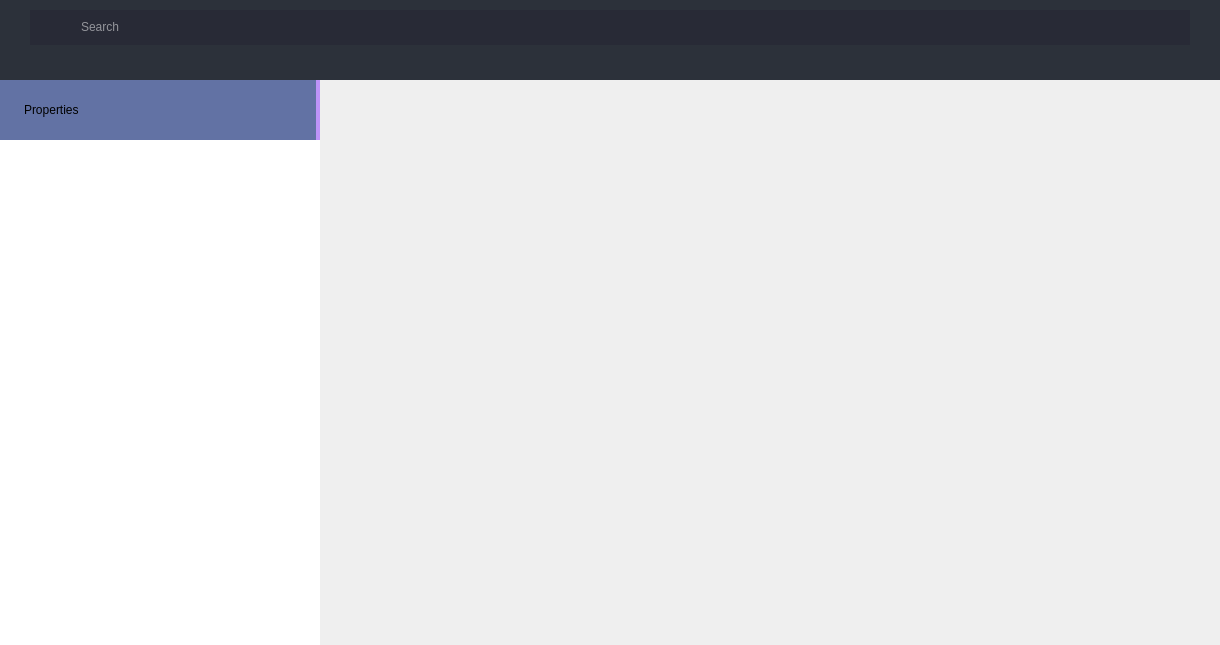
<?xml version="1.0" encoding="UTF-8"?>
<ui version="4.0">
 <class>PbrReferenceWidget</class>
 <widget class="QWidget" name="PbrReferenceWidget">
  <property name="geometry">
   <rect>
    <x>0</x>
    <y>0</y>
    <width>1220</width>
    <height>645</height>
   </rect>
  </property>
  <property name="minimumSize">
   <size>
    <width>0</width>
    <height>0</height>
   </size>
  </property>
  <property name="windowTitle">
   <string>Form</string>
  </property>
  <property name="styleSheet">
   <string notr="true">/* ////////////////////////////////////////////////////////////
MATERIAL REFERENCE */
.QLabel {
	
	font: 600 12pt &quot;Exo SemiBold&quot;;
}

#materialTopFrame { background-color: rgb(44, 49, 58); }

#searchContainer {
	background-color: rgb(40, 42, 54);
	border-radius: 1em;
}
#searchContainer:hover {
	border: 2px solid rgb(50, 52, 64);
}
#searchContainer  .QLineEdit {
	color: #ffffff;
	background-color: rgb(40, 42, 54);
	border: none;
	
}

#searchContainer .QPushButton {
	/* background-color: rgb(40, 42, 54); */
	border-radius: 12px;
	background-position: center;
    background-repeat: no-repeat;
}
#searchContainer .QPushButton:hover { 
	background-color: rgb(144, 149, 157); 
	border-style: solid; 
	color: rgb(170, 0, 0);
}
#searchContainer .QPushButton:pressed { 
	background-color: rgb(139, 233, 253); 
	border-style: solid; 
}

/* ///////////////////////////////////////// 
Material List Frame */
#materialPropFrame {
	background-color: #44475A;
	border-right: 4px solid #BD93F9;
}

#propertiesTitleFrame {
	background-color: rgb(98, 114, 164);
	border-bottom: 0px solid #282A36;
	margin-right: 4px;
	padding-left: 15px;
}</string>
  </property>
  <layout class="QVBoxLayout" name="verticalLayout_11">
   <property name="spacing">
    <number>0</number>
   </property>
   <property name="leftMargin">
    <number>0</number>
   </property>
   <property name="topMargin">
    <number>0</number>
   </property>
   <property name="rightMargin">
    <number>0</number>
   </property>
   <property name="bottomMargin">
    <number>0</number>
   </property>
   <item>
    <widget class="QStackedWidget" name="PbrStackedWidget">
     <property name="currentIndex">
      <number>0</number>
     </property>
     <widget class="QWidget" name="pbrMainPage">
      <layout class="QVBoxLayout" name="verticalLayout">
       <property name="spacing">
        <number>0</number>
       </property>
       <property name="leftMargin">
        <number>0</number>
       </property>
       <property name="topMargin">
        <number>0</number>
       </property>
       <property name="rightMargin">
        <number>0</number>
       </property>
       <property name="bottomMargin">
        <number>0</number>
       </property>
       <item>
        <widget class="QFrame" name="materialTopFrame">
         <property name="sizePolicy">
          <sizepolicy hsizetype="Preferred" vsizetype="Preferred">
           <horstretch>0</horstretch>
           <verstretch>0</verstretch>
          </sizepolicy>
         </property>
         <property name="minimumSize">
          <size>
           <width>0</width>
           <height>80</height>
          </size>
         </property>
         <layout class="QVBoxLayout" name="verticalLayout_27">
          <property name="spacing">
           <number>0</number>
          </property>
          <property name="leftMargin">
           <number>0</number>
          </property>
          <property name="topMargin">
           <number>0</number>
          </property>
          <property name="rightMargin">
           <number>0</number>
          </property>
          <property name="bottomMargin">
           <number>0</number>
          </property>
          <item>
           <widget class="QFrame" name="searchFrame">
            <property name="minimumSize">
             <size>
              <width>0</width>
              <height>55</height>
             </size>
            </property>
            <property name="maximumSize">
             <size>
              <width>16777215</width>
              <height>16777215</height>
             </size>
            </property>
            <layout class="QHBoxLayout" name="horizontalLayout_12">
             <property name="spacing">
              <number>0</number>
             </property>
             <property name="leftMargin">
              <number>30</number>
             </property>
             <property name="topMargin">
              <number>10</number>
             </property>
             <property name="rightMargin">
              <number>30</number>
             </property>
             <property name="bottomMargin">
              <number>10</number>
             </property>
             <item>
              <widget class="QFrame" name="searchContainer">
               <property name="focusPolicy">
                <enum>Qt::FocusPolicy::NoFocus</enum>
               </property>
               <property name="styleSheet">
                <string notr="true"/>
               </property>
               <layout class="QHBoxLayout" name="horizontalLayout_13">
                <property name="spacing">
                 <number>10</number>
                </property>
                <property name="leftMargin">
                 <number>15</number>
                </property>
                <property name="topMargin">
                 <number>0</number>
                </property>
                <property name="rightMargin">
                 <number>15</number>
                </property>
                <property name="bottomMargin">
                 <number>0</number>
                </property>
                <item>
                 <widget class="QPushButton" name="searchBtn">
                  <property name="minimumSize">
                   <size>
                    <width>24</width>
                    <height>24</height>
                   </size>
                  </property>
                  <property name="maximumSize">
                   <size>
                    <width>24</width>
                    <height>24</height>
                   </size>
                  </property>
                  <property name="cursor">
                   <cursorShape>PointingHandCursor</cursorShape>
                  </property>
                  <property name="styleSheet">
                   <string notr="true">background-image: url(:/icons/resources/icons/cil-magnifying-glass.png);
border: none;
</string>
                  </property>
                  <property name="text">
                   <string/>
                  </property>
                  <property name="iconSize">
                   <size>
                    <width>20</width>
                    <height>20</height>
                   </size>
                  </property>
                 </widget>
                </item>
                <item>
                 <widget class="QLineEdit" name="searchLineEdit">
                  <property name="enabled">
                   <bool>false</bool>
                  </property>
                  <property name="placeholderText">
                   <string>Search</string>
                  </property>
                  <property name="clearButtonEnabled">
                   <bool>false</bool>
                  </property>
                 </widget>
                </item>
                <item>
                 <widget class="QPushButton" name="cancelSearchBtn">
                  <property name="minimumSize">
                   <size>
                    <width>24</width>
                    <height>24</height>
                   </size>
                  </property>
                  <property name="maximumSize">
                   <size>
                    <width>24</width>
                    <height>24</height>
                   </size>
                  </property>
                  <property name="styleSheet">
                   <string notr="true">/* background-image : url(:/icons/resources/icons/icon_close_24.svg); */
image: url(:/icons/resources/icons/icon_close_24.svg);
border: none;</string>
                  </property>
                  <property name="text">
                   <string/>
                  </property>
                  <property name="iconSize">
                   <size>
                    <width>16</width>
                    <height>16</height>
                   </size>
                  </property>
                 </widget>
                </item>
               </layout>
              </widget>
             </item>
            </layout>
           </widget>
          </item>
          <item>
           <widget class="QFrame" name="filterFrame">
            <property name="maximumSize">
             <size>
              <width>16777215</width>
              <height>25</height>
             </size>
            </property>
            <layout class="QHBoxLayout" name="horizontalLayout_6"/>
           </widget>
          </item>
         </layout>
        </widget>
       </item>
       <item>
        <widget class="QWidget" name="materialBotFrame" native="true">
         <property name="sizePolicy">
          <sizepolicy hsizetype="Preferred" vsizetype="Expanding">
           <horstretch>0</horstretch>
           <verstretch>0</verstretch>
          </sizepolicy>
         </property>
         <layout class="QHBoxLayout" name="horizontalLayout_2">
          <property name="spacing">
           <number>0</number>
          </property>
          <property name="leftMargin">
           <number>0</number>
          </property>
          <property name="topMargin">
           <number>0</number>
          </property>
          <property name="rightMargin">
           <number>0</number>
          </property>
          <property name="bottomMargin">
           <number>0</number>
          </property>
          <item>
           <widget class="QFrame" name="materialPropFrame">
            <property name="minimumSize">
             <size>
              <width>240</width>
              <height>0</height>
             </size>
            </property>
            <property name="maximumSize">
             <size>
              <width>320</width>
              <height>16777215</height>
             </size>
            </property>
            <layout class="QVBoxLayout" name="verticalLayout_2">
             <property name="spacing">
              <number>0</number>
             </property>
             <property name="leftMargin">
              <number>0</number>
             </property>
             <property name="topMargin">
              <number>0</number>
             </property>
             <property name="rightMargin">
              <number>0</number>
             </property>
             <property name="bottomMargin">
              <number>0</number>
             </property>
             <item>
              <widget class="QFrame" name="propertiesTitleFrame">
               <property name="minimumSize">
                <size>
                 <width>0</width>
                 <height>60</height>
                </size>
               </property>
               <layout class="QVBoxLayout" name="verticalLayout_4">
                <property name="spacing">
                 <number>0</number>
                </property>
                <item>
                 <widget class="QLabel" name="propertiesLabel">
                  <property name="sizePolicy">
                   <sizepolicy hsizetype="Preferred" vsizetype="Preferred">
                    <horstretch>0</horstretch>
                    <verstretch>0</verstretch>
                   </sizepolicy>
                  </property>
                  <property name="styleSheet">
                   <string notr="true"/>
                  </property>
                  <property name="text">
                   <string>Properties</string>
                  </property>
                  <property name="alignment">
                   <set>Qt::AlignmentFlag::AlignLeading|Qt::AlignmentFlag::AlignLeft|Qt::AlignmentFlag::AlignVCenter</set>
                  </property>
                 </widget>
                </item>
               </layout>
              </widget>
             </item>
             <item>
              <widget class="QListWidget" name="matLibraryListWidget">
               <property name="maximumSize">
                <size>
                 <width>16777215</width>
                 <height>16777215</height>
                </size>
               </property>
               <property name="styleSheet">
                <string notr="true"/>
               </property>
               <property name="frameShape">
                <enum>QFrame::Shape::NoFrame</enum>
               </property>
               <property name="frameShadow">
                <enum>QFrame::Shadow::Raised</enum>
               </property>
               <property name="autoScroll">
                <bool>false</bool>
               </property>
               <property name="defaultDropAction">
                <enum>Qt::DropAction::IgnoreAction</enum>
               </property>
               <property name="alternatingRowColors">
                <bool>false</bool>
               </property>
               <property name="resizeMode">
                <enum>QListView::ResizeMode::Fixed</enum>
               </property>
               <property name="uniformItemSizes">
                <bool>true</bool>
               </property>
               <property name="selectionRectVisible">
                <bool>true</bool>
               </property>
               <property name="sortingEnabled">
                <bool>true</bool>
               </property>
              </widget>
             </item>
            </layout>
           </widget>
          </item>
          <item>
           <widget class="QFrame" name="materialDashFrame">
            <property name="sizePolicy">
             <sizepolicy hsizetype="Expanding" vsizetype="Preferred">
              <horstretch>0</horstretch>
              <verstretch>0</verstretch>
             </sizepolicy>
            </property>
            <layout class="QVBoxLayout" name="verticalLayout_5">
             <property name="spacing">
              <number>0</number>
             </property>
             <property name="leftMargin">
              <number>0</number>
             </property>
             <property name="topMargin">
              <number>0</number>
             </property>
             <property name="rightMargin">
              <number>0</number>
             </property>
             <property name="bottomMargin">
              <number>0</number>
             </property>
            </layout>
           </widget>
          </item>
         </layout>
        </widget>
       </item>
      </layout>
     </widget>
     <widget class="QWidget" name="splashPage">
      <layout class="QVBoxLayout" name="verticalLayout_10">
       <property name="spacing">
        <number>0</number>
       </property>
       <property name="leftMargin">
        <number>0</number>
       </property>
       <property name="topMargin">
        <number>0</number>
       </property>
       <property name="rightMargin">
        <number>0</number>
       </property>
       <property name="bottomMargin">
        <number>0</number>
       </property>
       <item>
        <widget class="QFrame" name="splashFrame">
         <layout class="QVBoxLayout" name="verticalLayout_3">
          <property name="spacing">
           <number>0</number>
          </property>
          <property name="leftMargin">
           <number>0</number>
          </property>
          <property name="topMargin">
           <number>0</number>
          </property>
          <property name="rightMargin">
           <number>0</number>
          </property>
          <property name="bottomMargin">
           <number>0</number>
          </property>
         </layout>
        </widget>
       </item>
      </layout>
     </widget>
    </widget>
   </item>
  </layout>
 </widget>
 <resources/>
 <connections/>
</ui>
